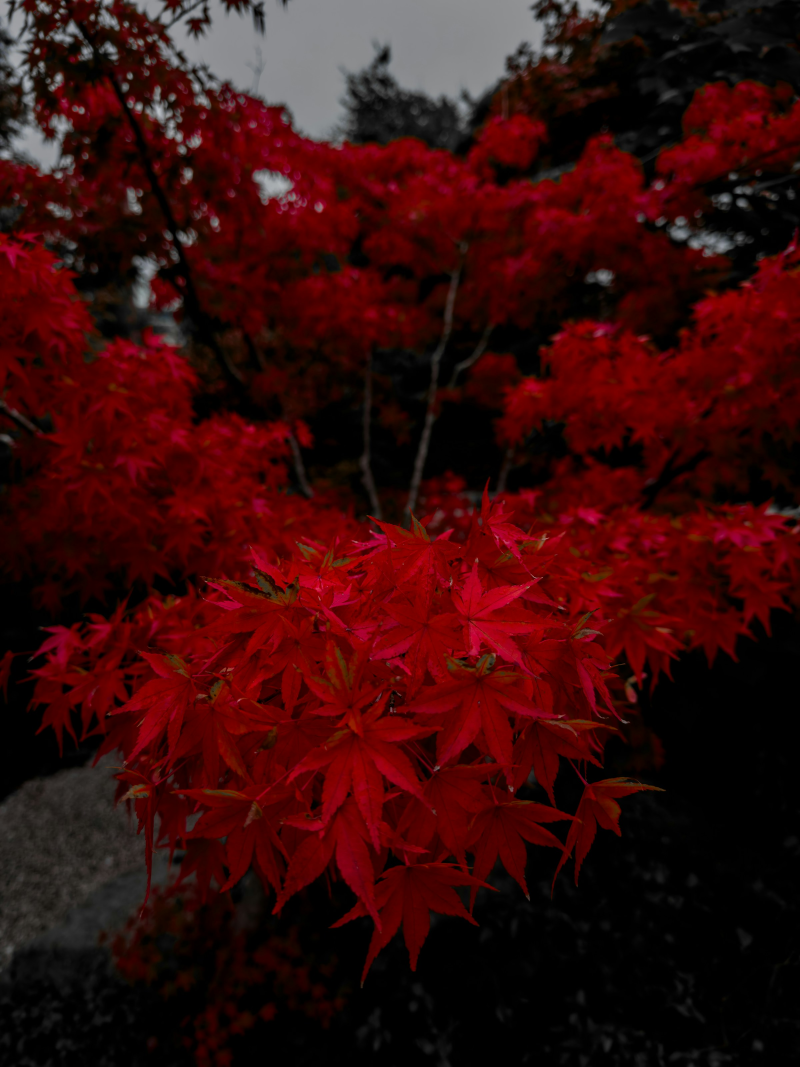
#> input picture assets/photos/momiji.jpg, 2400 x 3200 px (shown at 1/3 size)
$ python neonloop.py ../../assets/photos/momiji.jpg
#> lines starting #> are read from the running program, lines starting #| are printed output that depends on the picture; after the words box and inside, x2 and y2 are one past the last pixel; in counts of white or black regions, pixels touching at a corner belong together
#!/usr/bin/env python3
# ネオン・ペイントドリップ風ループ動画ジェネレーター
# 写真1枚から、SNSで自動ループ再生される正方形の短尺アート動画を生成する

import argparse
import math
import subprocess
import sys

import numpy as np
from PIL import Image, ImageDraw, ImageFilter

# ネオンストリークに使う配色（マゼンタ・ブルー・イエロー基調）
NEON_PALETTE = [
    (255, 0, 140),
    (200, 0, 255),
    (90, 40, 255),
    (40, 80, 255),
    (255, 40, 90),
    (255, 220, 0),
    (0, 220, 255),
]


# ---------------------------------------------------------------- 入力画像の準備

def load_square(path, size):
    """画像を読み込んで中央基準の正方形にトリミングする"""
    img = Image.open(path).convert("RGB")
    w, h = img.size
    side = min(w, h)
    left = (w - side) // 2
    top = (h - side) // 2
    img = img.crop((left, top, left + side, top + side))
    return img.resize((size, size), Image.LANCZOS)


# [48 lines left out: function make_demo_scene, not called in this run]


# ---------------------------------------------------------------- エフェクト

def compute_seeds(arr):
    """列ごとに「引き伸ばしの起点になる行」を求める

    被写体の上端（明るさが立ち上がる行）を起点にすることで、
    傘のふちから絵の具が滴り落ちるような streak になる。
    """
    lum = arr @ np.array([0.299, 0.587, 0.114], dtype=np.float32)
    h, w = lum.shape
    lit = lum > (lum.max() * 0.12 + 1e-6)
    # 各列で最初に明るくなる行。明るい画素が無い列は画面外に逃がす
    first = np.where(lit.any(axis=0), lit.argmax(axis=0), h + 1)
    return first.astype(np.int32)


def pixel_stretch(arr, seeds, lengths, strength):
    """列ごとに起点の色を下方向へ引き伸ばす（ピクセルストレッチ）"""
    h, w, _ = arr.shape
    ys = np.arange(h, dtype=np.float32)[:, None]
    s = seeds[None, :].astype(np.float32)
    ln = np.maximum(lengths[None, :], 1.0)

    # 起点の画素色を列単位で取り出す
    safe = np.clip(seeds, 0, h - 1)
    seed_rgb = arr[safe, np.arange(w)]              # (W, 3)
    streak = np.broadcast_to(seed_rgb[None, :, :], arr.shape)

    # 起点から下へ、距離に応じて減衰させながら合成する
    dist = ys - s
    inside = (dist >= 0) & (dist < ln)
    # np.where は両方の分岐を評価するため、先に 0-1 に収めてから累乗する
    ramp = np.clip(1.0 - dist / ln, 0.0, 1.0) ** 1.5
    alpha = np.where(inside, ramp, 0.0) * strength
    alpha = alpha[:, :, None].astype(np.float32)
    return arr * (1.0 - alpha) + streak * alpha


def neon_grade(arr, sat):
    """彩度を持ち上げ、マゼンタ／ブルー寄りに色を振る"""
    lum = (arr @ np.array([0.299, 0.587, 0.114], dtype=np.float32))[:, :, None]
    out = lum + (arr - lum) * sat
    return out * np.array([1.06, 0.94, 1.16], dtype=np.float32)


def add_glow(arr, radius, amount):
    """明るい部分だけをぼかして重ね、ネオンの発光感を出す"""
    if amount <= 0:
        return arr
    bright = np.clip((arr - 110.0) * 2.2, 0, 255).astype(np.uint8)
    blur = Image.fromarray(bright).filter(ImageFilter.GaussianBlur(radius=radius))
    b = np.asarray(blur, dtype=np.float32) * amount
    # スクリーン合成
    return 255.0 - (255.0 - arr) * (255.0 - np.clip(b, 0, 255)) / 255.0


def add_grain(arr, rng, amount):
    """毎フレーム更新されるフィルムグレイン＋縦方向のスクラッチノイズ"""
    h, w, _ = arr.shape
    speckle = rng.normal(0.0, amount, (h, w, 1)).astype(np.float32)
    scratch = rng.normal(0.0, amount * 0.7, (1, w, 1)).astype(np.float32)
    return arr + speckle + scratch


# ---------------------------------------------------------------- フレーム生成

def render_frames(base, cfg, rng):
    """シームレスにループする全フレームを生成する"""
    arr0 = np.asarray(base, dtype=np.float32)
    h, w, _ = arr0.shape
    seeds0 = compute_seeds(arr0)

    # 列ごとの streak の長さと、揺れの位相をあらかじめ決めておく
    base_len = rng.uniform(0.25, 1.0, w).astype(np.float32) ** 2 * (h * cfg.stretch)
    phase = rng.uniform(0.0, 2 * math.pi, w).astype(np.float32)

    # 起点を列ごとにずらして、滴りの立ち上がりをギザギザにする
    jitter = (rng.uniform(0.0, 1.0, w) ** 2 * (h * cfg.jitter)).astype(np.int32)
    seeds0 = seeds0 + jitter

    frames = []
    for i in range(cfg.frames):
        t = i / cfg.frames                      # 0.0 → 1.0 でちょうど一周
        ang = 2 * math.pi * t

        # 被写体をわずかに上下させる（sin なので始点と終点が一致＝ループが繋がる）
        bob = int(round(math.sin(ang) * h * cfg.bob))
        arr = np.roll(arr0, bob, axis=0)
        # np.roll は端を反対側に巻き込むので、はみ出した行は黒で潰す
        if bob > 0:
            arr[:bob] = 0.0
        elif bob < 0:
            arr[bob:] = 0.0
        seeds = seeds0 + bob

        # streak の長さを周期的に伸縮させて、絵の具が流れているように見せる
        lengths = base_len * (1.0 + 0.35 * np.sin(ang + phase))

        arr = pixel_stretch(arr, seeds, lengths, cfg.strength)
        arr = neon_grade(arr, cfg.sat)
        arr = add_glow(arr, radius=w / 90, amount=cfg.glow)
        arr = add_grain(arr, rng, cfg.grain)

        frames.append(np.clip(arr, 0, 255).astype(np.uint8))
        print(f"  frame {i + 1}/{cfg.frames}", end="\r", file=sys.stderr)

    print(file=sys.stderr)
    return frames


# ---------------------------------------------------------------- 書き出し

def ffmpeg_exe():
    import imageio_ffmpeg
    return imageio_ffmpeg.get_ffmpeg_exe()


def encode(frames, out_path, fps, gif=False):
    """rawvideo を ffmpeg に流し込んで mp4 / gif を書き出す"""
    h, w, _ = frames[0].shape
    common = [
        ffmpeg_exe(), "-y", "-loglevel", "error",
        "-f", "rawvideo", "-pix_fmt", "rgb24",
        "-s", f"{w}x{h}", "-r", str(fps), "-i", "-",
    ]
    if gif:
        args = common + [
            "-filter_complex",
            "[0:v]split[a][b];[a]palettegen=stats_mode=diff[p];[b][p]paletteuse=dither=bayer",
            "-loop", "0", out_path,
        ]
    else:
        args = common + [
            "-an", "-c:v", "libx264", "-pix_fmt", "yuv420p",
            "-crf", "16", "-preset", "slow", "-movflags", "+faststart",
            out_path,
        ]

    proc = subprocess.Popen(args, stdin=subprocess.PIPE)
    for f in frames:
        proc.stdin.write(f.tobytes())
    proc.stdin.close()
    if proc.wait() != 0:
        raise RuntimeError(f"ffmpeg failed for {out_path}")


# ---------------------------------------------------------------- CLI

def main():
    p = argparse.ArgumentParser(
        description="写真1枚からネオン・ペイントドリップ風のループ動画を作る")
    p.add_argument("input", nargs="?", help="元画像。省略するとデモ画像を自動生成")
    p.add_argument("-o", "--out", default="neon_loop.mp4", help="出力ファイル")
    p.add_argument("--gif", action="store_true", help="mp4 と一緒に GIF も出す")
    p.add_argument("--size", type=int, default=1280, help="出力解像度（正方形）")
    p.add_argument("--frames", type=int, default=24, help="フレーム数")
    p.add_argument("--fps", type=float, default=33.33, help="フレームレート")
    p.add_argument("--stretch", type=float, default=0.55,
                   help="streak の最大長（画面高さに対する比）")
    p.add_argument("--strength", type=float, default=0.92,
                   help="streak の濃さ 0.0-1.0")
    p.add_argument("--sat", type=float, default=1.9, help="彩度")
    p.add_argument("--glow", type=float, default=0.55, help="発光の強さ")
    p.add_argument("--grain", type=float, default=7.0, help="グレインの粒立ち")
    p.add_argument("--jitter", type=float, default=0.05,
                   help="streak 起点のばらつき（画面高さに対する比）")
    p.add_argument("--bob", type=float, default=0.004, help="上下の揺れ幅")
    p.add_argument("--seed", type=int, default=7, help="乱数シード")
    p.add_argument("--save-source", help="加工前の元画像も保存する")
    cfg = p.parse_args()

    rng = np.random.default_rng(cfg.seed)

    if cfg.input:
        base = load_square(cfg.input, cfg.size)
#> in load_square, img is the input picture: PIL image 2400x3200 RGB; mean R, G, B 55.7, 12.1, 11.8
#> in load_square, `img = img.crop((left, top, left + side, top + side))`:
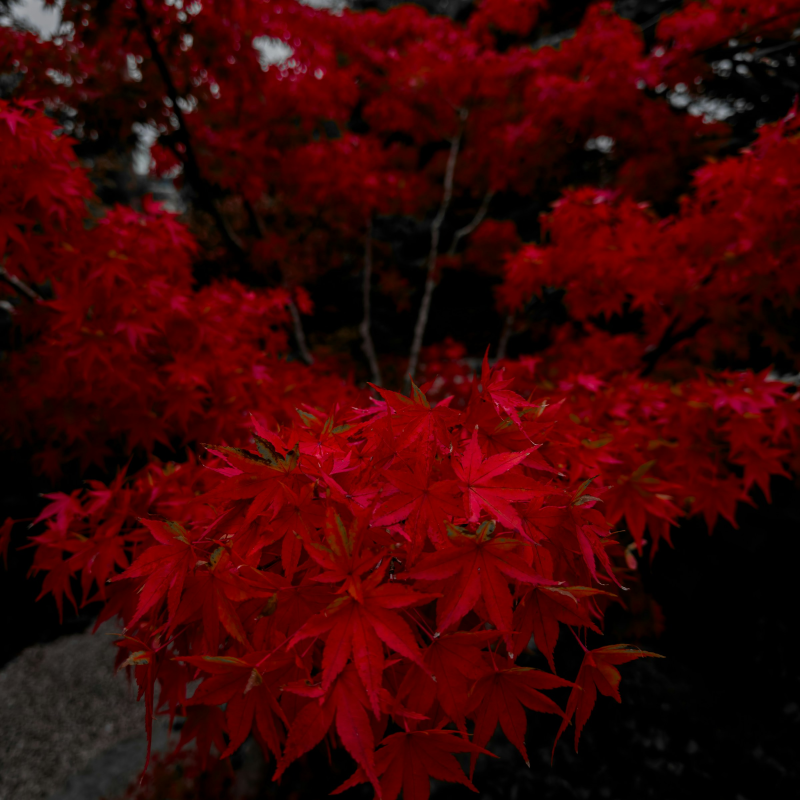
#> img: PIL image 2400x2400 RGB (shown at 1/3 size); mean R, G, B 60.8, 5.7, 5.4
    else:
        print("入力画像がないのでデモ画像を生成します", file=sys.stderr)
        base = make_demo_scene(cfg.size, rng)

    if cfg.save_source:
        base.save(cfg.save_source)

    print("フレームを生成中...", file=sys.stderr)
    frames = render_frames(base, cfg, rng)
#> in compute_seeds, `lum = arr @ np.array([0.299, 0.587, 0.114], dtype=np.float32)`:
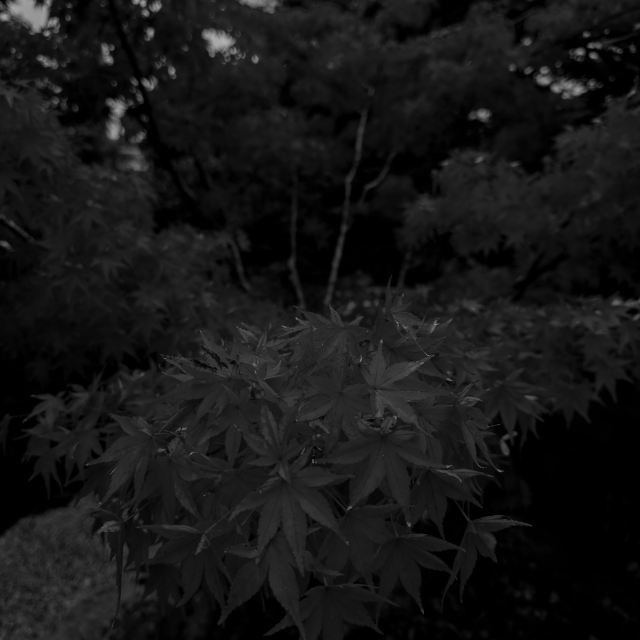
#> lum: shape (1280, 1280) float32 (shown at 1/2 size); min 0, max 179.8, mean 22.2
#> in compute_seeds, `lit = lum > (lum.max() * 0.12 + 1e-6)`:
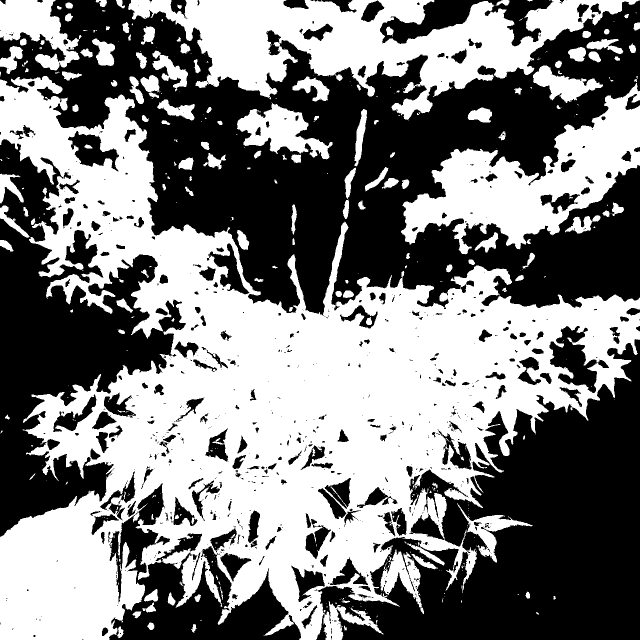
#> lit: shape (1280, 1280) bool (shown at 1/2 size); 49.5% white; 446 white regions (299 under 20 px), largest, box (x1, y1, x2, y2) and area: (0, 152, 1280, 1280) 579672, (256, 0, 1280, 240) 99492, (802, 166, 1280, 509) 62294
#> in compute_seeds, `first = np.where(lit.any(axis=0), lit.argmax(axis=0), h + 1)`: first = 1280 values, max 162 at index 231, min 0 at index 12, mean 11.51
#> in render_frames, `seeds0 = compute_seeds(arr0)`: seeds0 has the same summary as first in compute_seeds
#> in render_frames, `seeds0 = seeds0 + jitter`: seeds0 = 1280 values, max 165 at index 231, min 0 at index 31, mean 32.39
#> the loop in render_frames, `for i in range(cfg.frames):` made 24 passes
#> pass 1, in pixel_stretch, `streak = np.broadcast_to(seed_rgb[None, :, :], arr.shape)`:
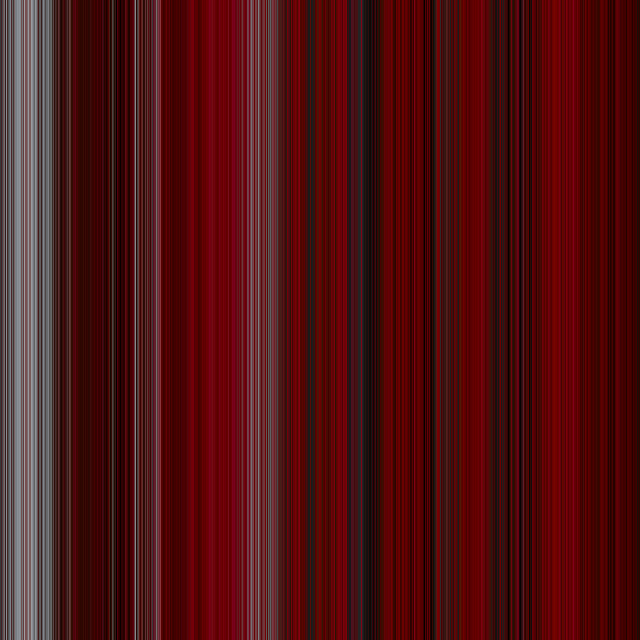
#> streak: shape (1280, 1280, 3) float32 (shown at 1/2 size); mean R, G, B 79, 18.1, 19.1
#> pass 1, in pixel_stretch, `dist = ys - s`:
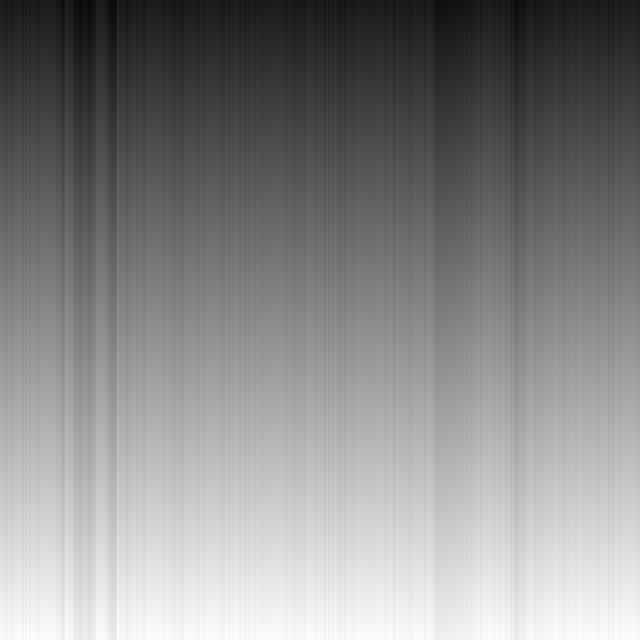
#> dist: shape (1280, 1280) float32 (shown at 1/2 size); min -165, max 1279, mean 607.1; drawn with min black and max white
#> pass 1, in pixel_stretch, `ramp = np.clip(1.0 - dist / ln, 0.0, 1.0) ** 1.5`:
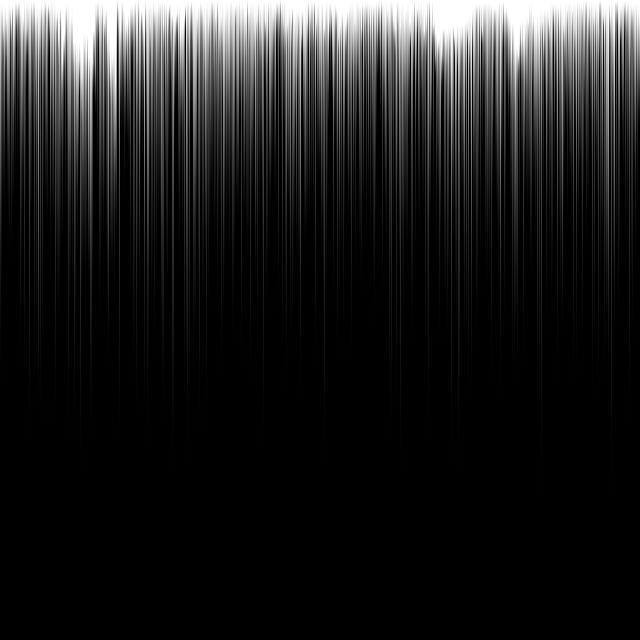
#> ramp: shape (1280, 1280) float32 (shown at 1/2 size); min 0, max 1, mean 0.12
#> after the loop in render_frames, `for i in range(cfg.frames):`:
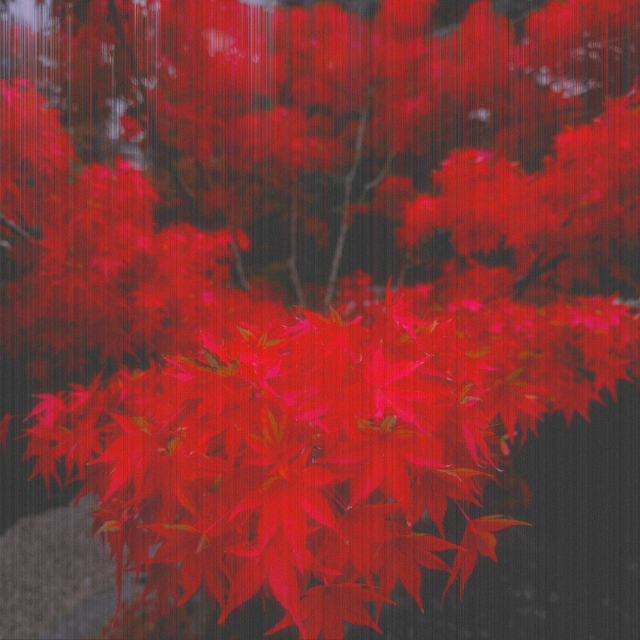
#> arr: shape (1280, 1280, 3) float32 (shown at 1/2 size); mean R, G, B 113.3, -8, -10.4; drawn with min black and max white
#> after the loop in render_frames, `for i in range(cfg.frames):`: frames = 24 items
#> frames = 24 items

    encode(frames, cfg.out, cfg.fps)
#> (the call stopped at in ffmpeg_exe, `return imageio_ffmpeg.get_ffmpeg_exe()`: imageio_ffmpeg is not available in this run)
    print(f"書き出し完了: {cfg.out}", file=sys.stderr)

    if cfg.gif:
        gif_path = cfg.out.rsplit(".", 1)[0] + ".gif"
        encode(frames, gif_path, cfg.fps, gif=True)
        print(f"書き出し完了: {gif_path}", file=sys.stderr)


if __name__ == "__main__":
    main()
